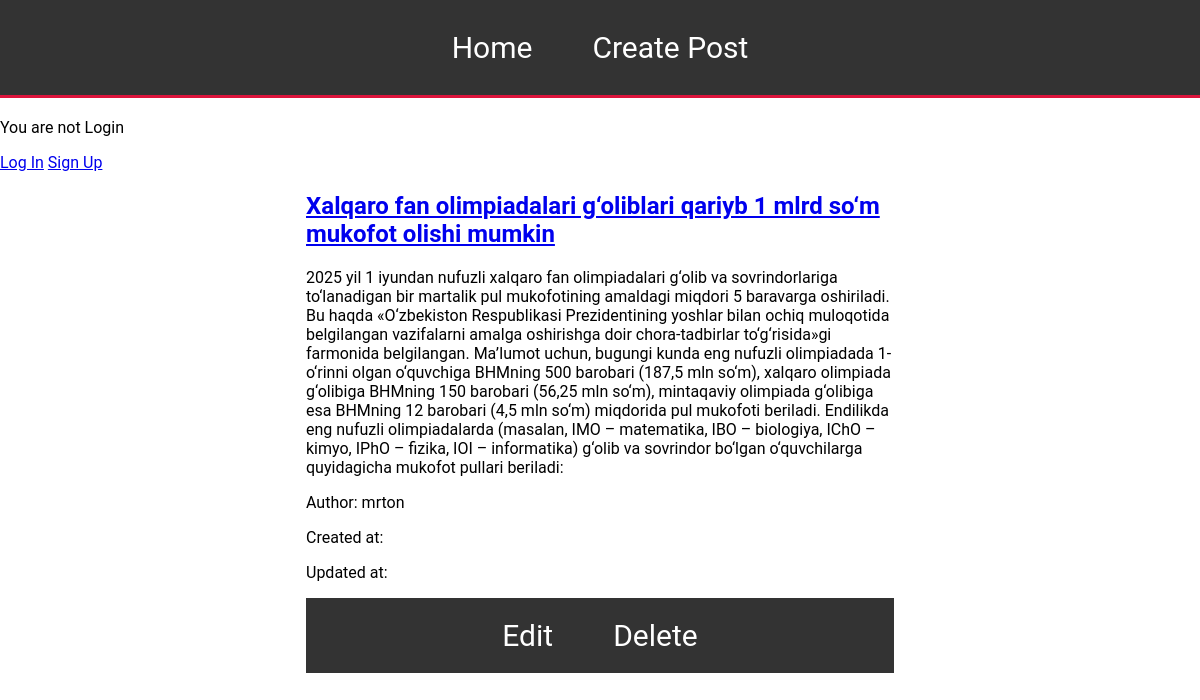
Screenshot of /post/3/ with the database file from the repository.
### posts/models.py (models this page shows, shortened)
class Post(models.Model):
    author=models.ForeignKey('auth.User',on_delete=models.CASCADE)
    title=models.CharField(max_length=100)
    context=models.TextField()
    created_date=models.DateTimeField(auto_now_add=True)
    updated_date=models.DateTimeField(auto_now=True)

### posts/views.py (the view)
# urls.py: path("post/<int:pk>/",BlogDetailView.as_view(), name="post_detail"),
class BlogDetailView(DetailView):
    model = Post
    template_name = "post_detail.html"
    context_object_name = "post"

### templates/post_detail.html
{% extends "base.html" %}
{%block content %}
<div class="container">
    <div class="title">
        <h2><a href="#">{{ post.title }}</a></h2>
    </div>
    <div class="text">
        <p>{{post.context}}</p>
    </div>
    <div class="author">
        <p>Author: {{ post.author }}</p>
    </div>
    <div class="created_at">
        <p>Created at: {{ post.created_at }}</p>
        <p>Updated at: {{ post.updated_at }}</p>
    </div>
    <ul class="nav-list">
        <li><a  class="page-a"  href="{% url 'post_edit' post.pk %}">Edit</a></li>
        <li> <a  class="page-a" href="{% url 'post_delete' post.pk %}">Delete</a></li>
    </ul>
</div>
{%endblock content %}

### static/css/style.css (style rules this page uses)
body { background-color:rgb(255, 255, 255) ; font-family: 'Roboto', sans-serif; margin: 0; }
.container { width: 70%; margin: 0 auto; padding: 0 20px; }
.nav-list { list-style-type: none; padding:20px 15px; margin: 0; display: flex; justify-content: center; background-color: #333; }
.nav-list a { font-size: 30px; margin: 10px 15px; padding:20px 15px; text-align: center; text-decoration: none; color: #fff; }

### rows the page displays
Post: title "Xalqaro fan olimpiadalari g‘oliblari qariyb 1 mlrd so‘m mukofot olishi mumkin", context "2025 yil 1 iyundan nufuzli xalqaro fan olimpiadalari g‘olib va sovrindorlariga to‘lanadigan bir martalik pul mukofotining amaldagi miqdori 5 baravarga oshiriladi. Bu haqda «O‘zbekiston Respublikasi Prezidentining yoshlar bilan ochiq muloqotida belgilangan vazifalarni amalga oshirishga doir chora-tadbirlar to‘g‘risida»gi farmonida belgilangan. Ma’lumot uchun, bugungi kunda eng nufuzli olimpiadada 1-o‘rinni olgan o‘quvchiga BHMning 500 barobari (187,5 mln so‘m), xalqaro olimpiada g‘olibiga BHMning 150 barobari (56,25 mln so‘m), mintaqaviy olimpiada g‘olibiga esa BHMning 12 barobari (4,5 mln so‘m) miqdorida pul mukofoti beriladi. Endilikda eng nufuzli olimpiadalarda (masalan, IMO – matematika,…", author "mrton"
